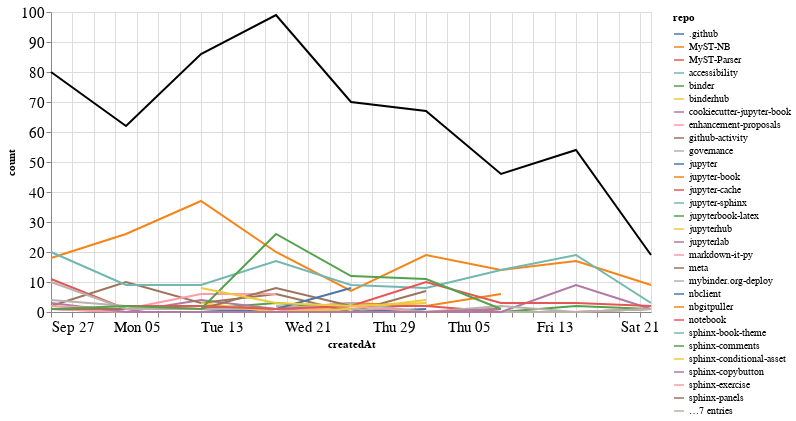

The code cell stored with this chart in its notebook:
### Markdown cell above
## Comments

### Code cell
comments_time = comments.groupby('repo').resample('W', on='createdAt').count()['author'].reset_index()
comments_time = comments_time.rename(columns={'author': 'count'})
comments_time_total = comments_time.groupby('createdAt').agg({"count": "sum"}).reset_index()
ch1 = alt.Chart(comments_time, width=600).mark_line().encode(
    x='createdAt',
    y='count',
    color='repo',
    tooltip="repo"
)

ch2 = alt.Chart(comments_time_total, width=600).mark_line(color="black").encode(
    x='createdAt',
    y='count',
)

ch1 + ch2

### Figure 1 — Vega-Lite specification as saved in the notebook (floating-point values rounded to 4 significant figures; data arrays with more than 128 entries replaced by an {"elided": "..."} marker saying what was removed)
{"config": {"axisLeft": {"labelFontSize": 15}, "axisBottom": {"labelFontSize": 15}}, "layer": [{"data": {"name": "data-63a29124c4b2c95f01cfe2cab48158f8"}, "mark": "line", "encoding": {"color": {"type": "nominal", "field": "repo"}, "tooltip": {"type": "nominal", "field": "repo"}, "x": {"type": "temporal", "field": "createdAt"}, "y": {"type": "quantitative", "field": "count"}}, "width": 600}, {"data": {"name": "data-f9e31a4950bb789d34a79932c8984016"}, "mark": {"type": "line", "color": "black"}, "encoding": {"x": {"type": "temporal", "field": "createdAt"}, "y": {"type": "quantitative", "field": "count"}}, "width": 600}], "$schema": "https://vega.github.io/schema/vega-lite/v4.8.1.json", "datasets": {"data-63a29124c4b2c95f01cfe2cab48158f8": {"elided": "150 records"}, "data-f9e31a4950bb789d34a79932c8984016": [{"createdAt": "2020-09-27T00:00:00", "count": 80}, {"createdAt": "2020-10-04T00:00:00", "count": 62}, {"createdAt": "2020-10-11T00:00:00", "count": 86}, {"createdAt": "2020-10-18T00:00:00", "count": 99}, {"createdAt": "2020-10-25T00:00:00", "count": 70}, {"createdAt": "2020-11-01T00:00:00", "count": 67}, {"createdAt": "2020-11-08T00:00:00", "count": 46}, {"createdAt": "2020-11-15T00:00:00", "count": 54}, {"createdAt": "2020-11-22T00:00:00", "count": 19}]}}
